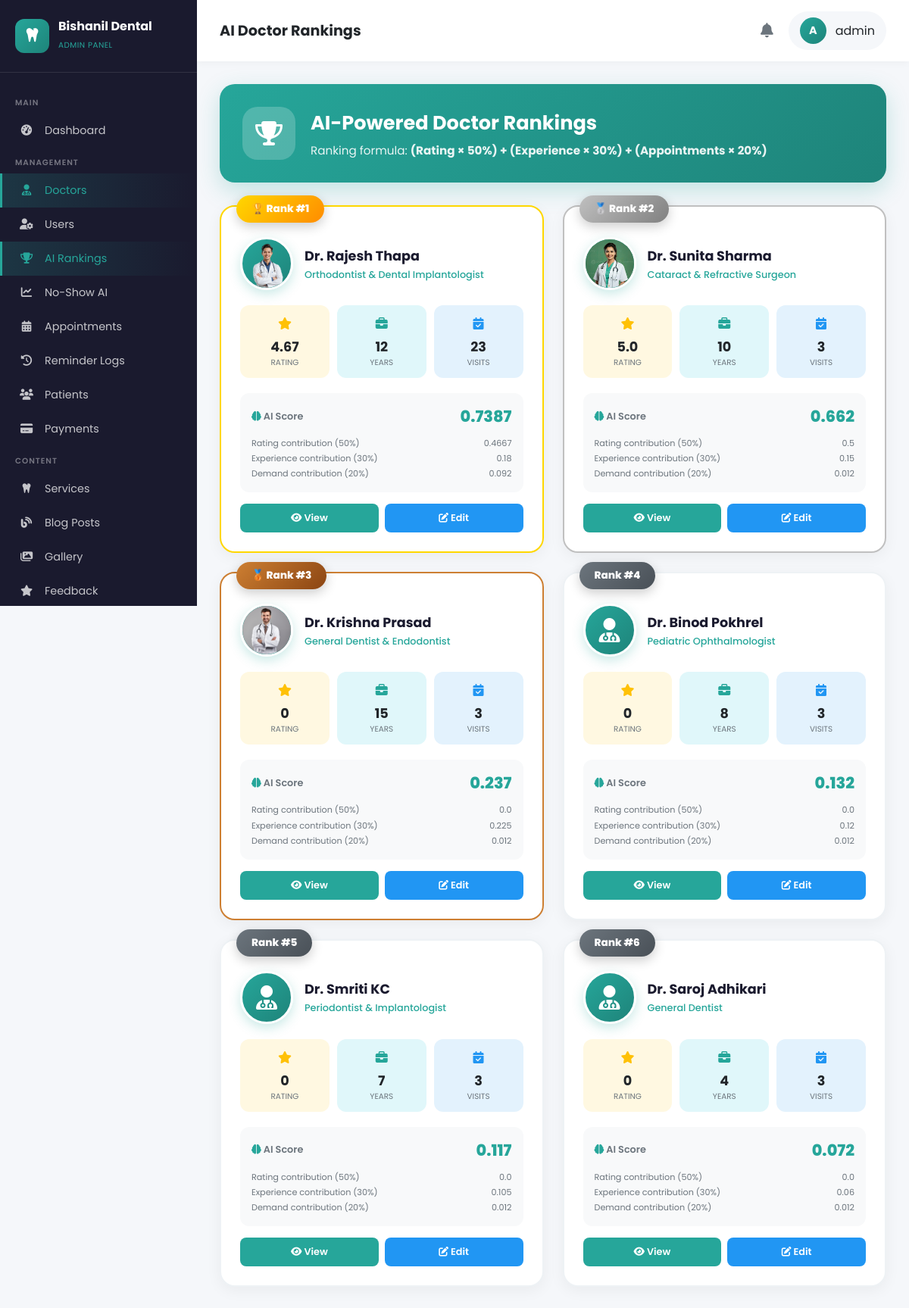
/admin-panel/doctor-rankings/ (signed in), run on an earlier commit of the app's database.
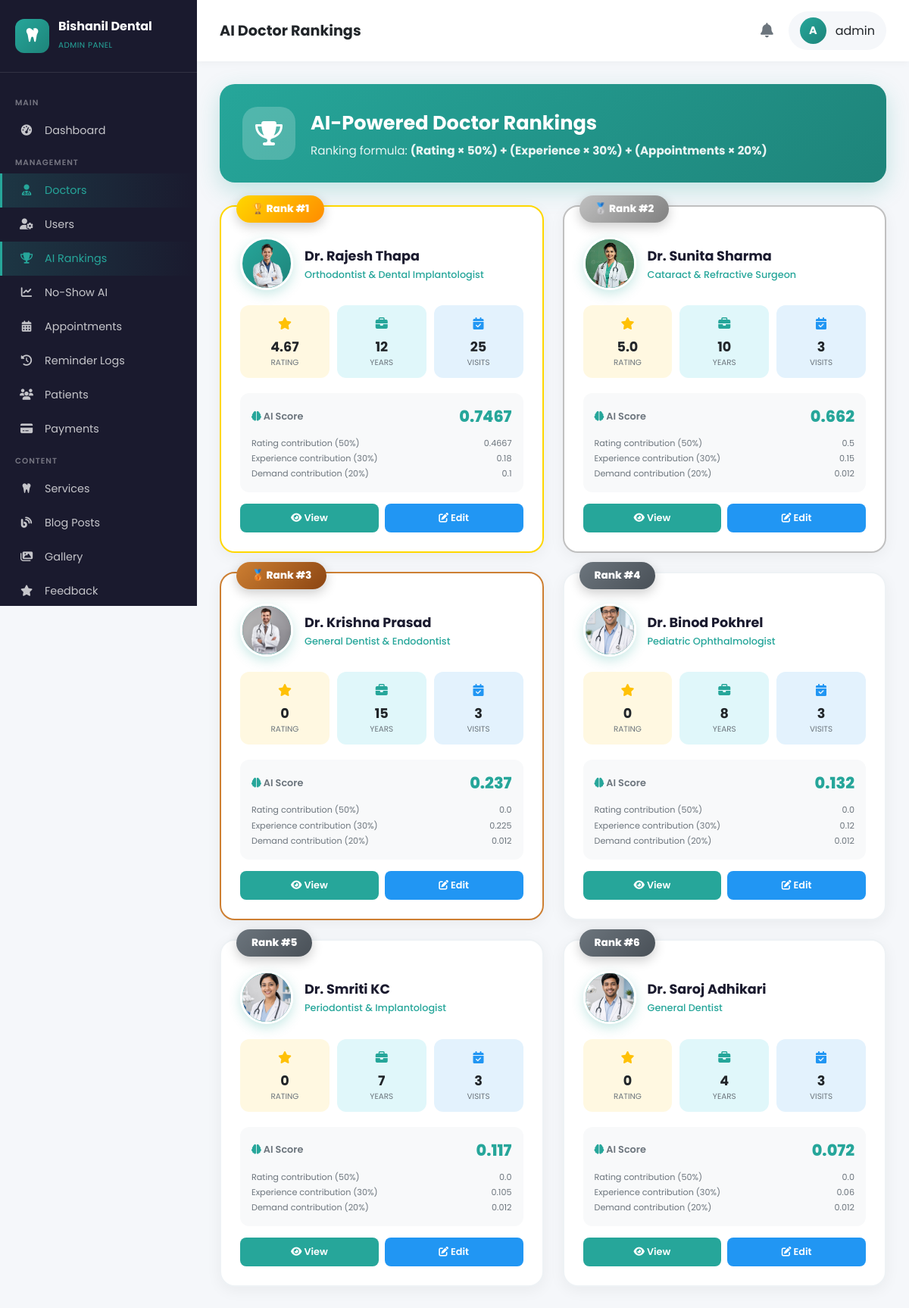
And on a later commit of the database.
### doctors/models.py (models this page shows, shortened)
class Doctor(models.Model):
    SPECIALIZATION_CHOICES = [
        ('dental', 'Dental Specialist'),
        ('eye', 'Eye Specialist'),
    ]
    DEGREE_CHOICES = [
        ('bds', 'BDS'),
        ('mds', 'MDS'),
        ('mbbs', 'MBBS'),
        ('md', 'MD'),
        ('ms', 'MS'),
        ('dm', 'DM'),
    ]
    user = models.OneToOneField(User, on_delete=models.CASCADE, null=True, blank=True, related_name='doctor_profile')
    name = models.CharField(max_length=200)
    slug = models.SlugField(unique=True)
    specialization_type = models.CharField(max_length=50, choices=SPECIALIZATION_CHOICES)
    degree = models.CharField(max_length=50, choices=DEGREE_CHOICES)
    specialization = models.CharField(max_length=200, help_text="e.g., Orthodontist, Cataract Surgeon")
    experience_years = models.IntegerField()
    qualifications = models.TextField(help_text="Detailed qualifications and certifications")
    expertise = models.TextField(help_text="Areas of expertise")
    languages = models.CharField(max_length=200, help_text="e.g., English, Nepali, Hindi")
    consultation_fee = models.DecimalField(max_digits=10, decimal_places=2, default=500)
    availability = models.CharField(max_length=200, help_text="e.g., Mon-Sat, 10 AM - 6 PM")
    bio = models.TextField()
    education = models.JSONField(default=list, help_text="List of education details")
    awards = models.JSONField(default=list, blank=True, help_text="List of awards and achievements")
    memberships = models.JSONField(default=list, blank=True, help_text="Professional memberships")
    profile_image = models.ImageField(upload_to='doctors/', blank=True, null=True)
    icon_class = models.CharField(max_length=100, default='fas fa-user-md')
    meta_title = models.CharField(max_length=200, blank=True)
    meta_description = models.CharField(max_length=500, blank=True)
    is_active = models.BooleanField(default=True)
    is_featured = models.BooleanField(default=False)
    order = models.IntegerField(default=0)
    is_approved = models.BooleanField(default=False, help_text="Has admin approved this doctor?")
    registration_date = models.DateTimeField(auto_now_add=True, null=True, blank=True)
    approved_date = models.DateTimeField(blank=True, null=True)
    approved_by = models.CharField(max_length=200, blank=True, null=True)
    rejection_reason = models.TextField(blank=True, null=True, help_text="Reason if rejected")
    created_at = models.DateTimeField(auto_now_add=True)
    updated_at = models.DateTimeField(auto_now=True)
    class Meta:
        ordering = ['order', 'name']
        verbose_name = 'Doctor'
        verbose_name_plural = 'Doctors'

### dashboard/views.py (the view)
# urls.py: path('doctor-rankings/', views.doctor_rankings, name='doctor_rankings'),
@login_required(login_url='/admin-panel/login/')
@user_passes_test(is_admin, login_url='/admin-panel/login/')
def doctor_rankings(request):
    from ml_engine.recommender import get_all_doctor_rankings
    rankings = get_all_doctor_rankings()
    context = {
        'rankings': rankings,
    }
    return render(request, 'dashboard/doctor_rankings.html', context)

### contact/context_processors.py (called while the page is built)
def contact_settings(request):
    try:
        settings = ContactSettings.objects.first()
    except:
        settings = None
    return {'contact_settings': settings}

### dashboard/views.py (called while the page is built)
def is_admin(user):
    return user.is_authenticated and user.is_staff

### doctors/context_processors.py (called while the page is built)
def doctor_profile(request):
    if request.user.is_authenticated:
        try:
            from .models import Doctor
            doctor = Doctor.objects.get(user=request.user)
            return {'doctor_profile': doctor}
        except:
            pass
    return {'doctor_profile': None}

### templates/dashboard/doctor_rankings.html (shortened to what the changed rows need)
{% extends 'dashboard/base_admin.html' %}
{% load static %}
{% block page_title %}AI Doctor Rankings{% endblock %}
{% block content %}
<div style="background: linear-gradient(135deg, #26a69a, #1e847a); padding: 30px; border-radius: 20px; margin-bottom: 30px; color: white; box-shadow: 0 10px 30px rgba(38, 166, 154, 0.25);">
    <div style="display: flex; align-items: center; gap: 20px; flex-wrap: wrap;">
        <div style="flex: 1;">
            <h2 style="margin: 0 0 5px 0; font-size: 1.6rem;">AI-Powered Doctor Rankings</h2>
        </div>
    </div>
</div>
{% if rankings %}
<div style="display: grid; grid-template-columns: repeat(auto-fill, minmax(340px, 1fr)); gap: 25px;">
    {% for item in rankings %}
    <div style="background: white; border-radius: 20px; padding: 25px; box-shadow: 0 5px 20px rgba(0,0,0,0.05); position: relative; border: 2px solid {% if item.rank == 1 %}#ffd700{% elif item.rank == 2 %}#c0c0c0{% elif item.rank == 3 %}#cd7f32{% else %}#eef2f5{% endif %};">
        <div style="position: absolute; top: -15px; left: 20px; padding: 8px 20px; border-radius: 50px; font-weight: 800; font-size: 0.85rem; color: white;
            {% if item.rank == 1 %}background: linear-gradient(135deg, #ffd700, #ff8c00);
            {% elif item.rank == 2 %}background: linear-gradient(135deg, #c0c0c0, #808080);
            {% elif item.rank == 3 %}background: linear-gradient(135deg, #cd7f32, #8b4513);
            {% else %}background: linear-gradient(135deg, #6c757d, #495057);{% endif %}
            box-shadow: 0 5px 15px rgba(0,0,0,0.2);">
            {% if item.rank == 1 %}🏆 Rank #1{% elif item.rank == 2 %}🥈 Rank #2{% elif item.rank == 3 %}🥉 Rank #3{% else %}Rank #{{ item.rank }}{% endif %}
        </div>
        <div style="display: flex; align-items: center; gap: 15px; margin-top: 15px; margin-bottom: 20px;">
            <div style="width: 70px; height: 70px; border-radius: 50%; background: linear-gradient(135deg, #26a69a, #1e847a); display: flex; align-items: center; justify-content: center; overflow: hidden; border: 3px solid white; box-shadow: 0 5px 15px rgba(38, 166, 154, 0.25);">
                {% if item.doctor.profile_image %}
                <img src="{{ item.doctor.profile_image.url }}" style="width: 100%; height: 100%; object-fit: cover;">
                {% else %}
                <i class="fas fa-user-md" style="color: white; font-size: 2rem;"></i>
                {% endif %}
            </div>
            <div style="flex: 1;">
                <h3 style="margin: 0 0 3px 0; font-size: 1.1rem; color: #1a1a2e;">Dr. {{ item.doctor.name }}</h3>
                <p style="margin: 0; color: #26a69a; font-size: 0.8rem; font-weight: 500;">{{ item.doctor.specialization }}</p>
            </div>
        </div>
        <div style="display: grid; grid-template-columns: repeat(3, 1fr); gap: 10px; margin-bottom: 20px;">
            <div style="background: #fff8e1; padding: 12px 8px; border-radius: 12px; text-align: center;">
                <i class="fas fa-star" style="color: #ffc107; font-size: 1rem;"></i>
                <p style="margin: 5px 0 0 0; font-size: 1.1rem; font-weight: 700; color: #212529;">{{ item.avg_rating }}</p>
                <p style="margin: 0; font-size: 0.65rem; color: #6c757d; text-transform: uppercase;">Rating</p>
            </div>
            <div style="background: #e0f7fa; padding: 12px 8px; border-radius: 12px; text-align: center;">
                <i class="fas fa-briefcase" style="color: #26a69a; font-size: 1rem;"></i>
                <p style="margin: 5px 0 0 0; font-size: 1.1rem; font-weight: 700; color: #212529;">{{ item.doctor.experience_years }}</p>
                <p style="margin: 0; font-size: 0.65rem; color: #6c757d; text-transform: uppercase;">Years</p>
            </div>
            <div style="background: #e3f2fd; padding: 12px 8px; border-radius: 12px; text-align: center;">
                <i class="fas fa-calendar-check" style="color: #2196f3; font-size: 1rem;"></i>
                <p style="margin: 5px 0 0 0; font-size: 1.1rem; font-weight: 700; color: #212529;">{{ item.total_appointments }}</p>
                <p style="margin: 0; font-size: 0.65rem; color: #6c757d; text-transform: uppercase;">Visits</p>
            </div>
        </div>
        <div style="background: #f8f9fa; padding: 15px; border-radius: 12px; margin-bottom: 15px;">
            <div style="display: flex; justify-content: space-between; align-items: center; margin-bottom: 10px;">
                <span style="font-size: 0.8rem; color: #6c757d; font-weight: 600;">
                    <i class="fas fa-brain" style="color: #26a69a;"></i> AI Score
                </span>
                <span style="font-size: 1.3rem; font-weight: 800; color: #26a69a;">{{ item.score }}</span>
            </div>
            <div style="font-size: 0.7rem; color: #6c757d; line-height: 1.8;">
                <div style="display: flex; justify-content: space-between;">
                    <span>Rating contribution (50%)</span>
                    <span>{{ item.rating_component }}</span>
                </div>
                <div style="display: flex; justify-content: space-between;">
                    <span>Experience contribution (30%)</span>
                    <span>{{ item.experience_component }}</span>
                </div>
                <div style="display: flex; justify-content: justify; justify-content: space-between;">
                    <span>Demand contribution (20%)</span>
                    <span>{{ item.appointment_component }}</span>
                </div>
            </div>
        </div>
        <div style="display: flex; gap: 8px;">
            <a href="/doctors/{{ item.doctor.slug }}/" target="_blank" style="flex: 1; background: #26a69a; color: white; padding: 10px; border-radius: 8px; text-decoration: none; font-size: 0.8rem; font-weight: 600; text-align: center;">
                <i class="fas fa-eye"></i> View
            </a>
            <a href="/admin-panel/doctors/{{ item.doctor.id }}/edit/" style="flex: 1; background: #2196f3; color: white; padding: 10px; border-radius: 8px; text-decoration: none; font-size: 0.8rem; font-weight: 600; text-align: center;">
                <i class="fas fa-edit"></i> Edit
            </a>
        </div>
    </div>
    {% endfor %}
</div>
{% endif %}
{% endblock %}

What changed in the data, as far as the page shows it:
computed for Doctor "Rajesh Thapa": total_appointments "23" → "25"; score "0.7387" → "0.7467"; appointment_component "0.092" → "0.1"
changed Doctor "Binod Pokhrel": doctor.profile_image: picture added; profile_image empty → "doctors/sHHn0.jpg" (drawn)
changed Doctor "Smriti KC": doctor.profile_image: picture added; profile_image empty → "doctors/fmWx6.jpg" (drawn)
changed Doctor "Saroj Adhikari": doctor.profile_image: picture added; profile_image empty → "doctors/iOMgv.jpg" (drawn)
